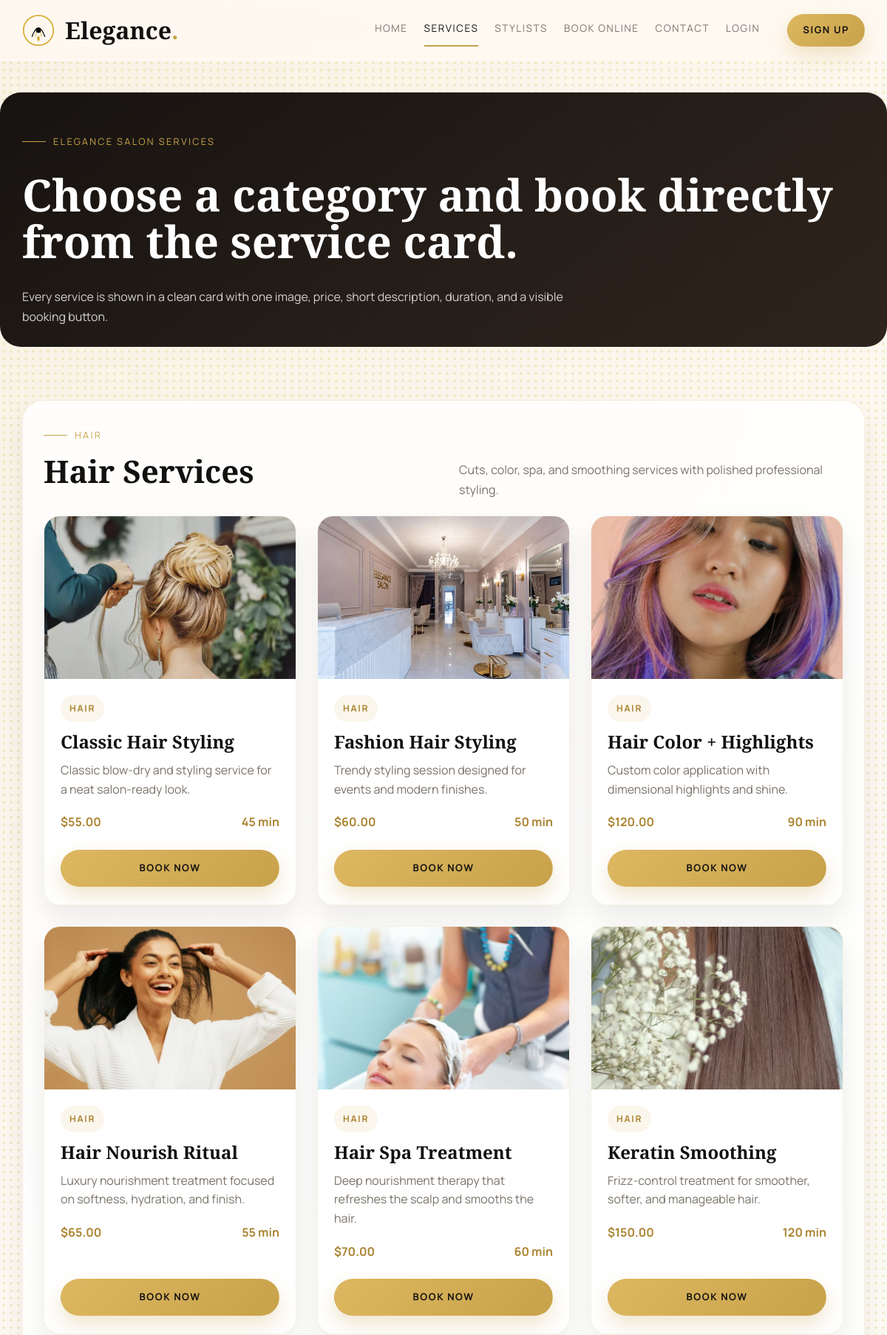
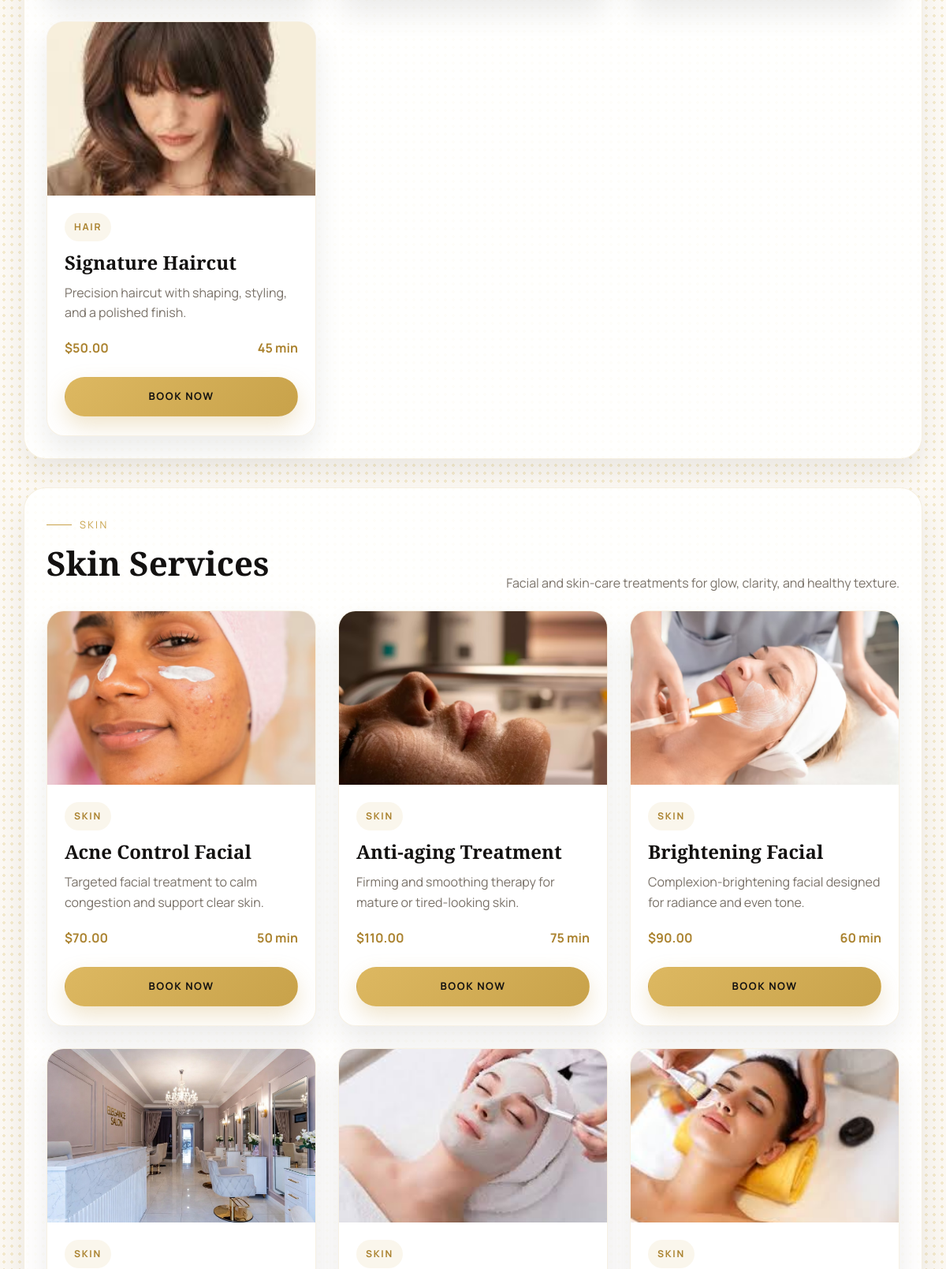
/services.php (upper part), run on the app's committed database (2 pictures, top to bottom).
### tables this page shows
CREATE TABLE IF NOT EXISTS `services` (
  `id` INT AUTO_INCREMENT PRIMARY KEY,
  `name` VARCHAR(100) NOT NULL,
  `description` TEXT,
  `duration` INT NOT NULL COMMENT 'duration in minutes',
  `price` DECIMAL(10,2) NOT NULL,
  `category` VARCHAR(100) DEFAULT 'Signature Care',
  `featured_image` VARCHAR(255) DEFAULT NULL
);

### services.php (the view, shortened to what this page needs)
<?php
require_once 'includes/db.php';
$services = $pdo->query("
    SELECT id, name, description, duration, price, category, featured_image
    FROM services
    ORDER BY FIELD(category, 'Hair', 'Skin', 'Bridal', 'Nails'), name ASC
")->fetchAll();
$imageBase = '/salon-management/assets/images/';
$imageDir = __DIR__ . '/assets/images/';
$defaultServiceImage = $imageBase . 'service-default.jpg';
$categoryDescriptions = [
    'Hair' => 'Cuts, color, spa, and smoothing services with polished professional styling.',
    'Skin' => 'Facial and skin-care treatments for glow, clarity, and healthy texture.',
    'Bridal' => 'Bridal and event makeup services for elegant special-occasion looks.',
    'Nails' => 'Manicure, pedicure, gel, and nail art services with clean finishing.',
];
$categoryOrder = ['Hair', 'Skin', 'Bridal', 'Nails'];
$servicesByCategory = [];
foreach ($services as $service) {
    $selectedImage = $defaultServiceImage;
    if (!empty($service['featured_image']) && is_file($imageDir . $service['featured_image'])) {
        $selectedImage = $imageBase . $service['featured_image'];
    }
    $service['image'] = $selectedImage;
    $service['description'] = trim((string) $service['description']) !== ''
        ? $service['description']
        : 'Professional salon service with quality care and a refined finish.';
    $servicesByCategory[$service['category']][] = $service;
}
include 'includes/header.php';
?>
<div id="services-page">
<section class="services-clean-hero">
    <div class="container">
        <div class="services-clean-hero-inner">
            <span class="eyebrow">Elegance Salon Services</span>
            <h1>Choose a category and book directly from the service card.</h1>
            <p>Every service is shown in a clean card with one image, price, short description, duration, and a visible booking button.</p>
        </div>
    </div>
</section>
<section class="services-clean-shell">
    <div class="container">
        <div class="services-clean-sections">
            <?php foreach ($categoryOrder as $category): ?>
                <section class="services-clean-category" data-service-category="<?php echo htmlspecialchars(strtolower($category)); ?>">
                    <div class="services-clean-category-head">
                        <div>
                            <span class="eyebrow"><?php echo htmlspecialchars($category); ?></span>
                            <h2><?php echo htmlspecialchars($category); ?> Services</h2>
                        </div>
                        <p><?php echo htmlspecialchars($categoryDescriptions[$category] ?? ''); ?></p>
                    </div>
                    <div class="services-clean-grid">
                        <?php foreach ($servicesByCategory[$category] as $service): ?>
                            <article class="services-clean-card">
                                <div class="services-clean-card-image">
                                    <img src="<?php echo htmlspecialchars($service['image']); ?>" alt="<?php echo htmlspecialchars($service['name']); ?>">
                                </div>
                                <div class="services-clean-card-body">
                                    <span class="services-clean-card-tag"><?php echo htmlspecialchars($service['category']); ?></span>
                                    <h3><?php echo htmlspecialchars($service['name']); ?></h3>
                                    <p><?php echo htmlspecialchars($service['description']); ?></p>
                                    <div class="services-clean-card-meta">
                                        <span>$<?php echo number_format((float) $service['price'], 2); ?></span>
                                        <span><?php echo (int) $service['duration']; ?> min</span>
                                    </div>
                                    <a href="/salon-management/appointments.php?service_id=<?php echo (int) $service['id']; ?>" class="btn btn-primary services-clean-card-btn">Book Now</a>
                                </div>
                            </article>
                        <?php endforeach; ?>
                    </div>
                </section>
            <?php endforeach; ?>
        </div>
    </div>
</section>
</div>
<?php include 'includes/footer.php'; ?>

### includes/header.php (shortened to what this page needs)
<?php
$base_url = '/salon-management';
$current_path = parse_url($_SERVER['REQUEST_URI'] ?? '', PHP_URL_PATH) ?: '';
function navIsActive(string $path): string {
    global $current_path;
    return str_ends_with($current_path, $path) ? 'active' : '';
}
?>
<!DOCTYPE html>
<html lang="en">
<head>
    <link rel="stylesheet" href="<?php echo $base_url; ?>/assets/css/style.css">
    <link rel="stylesheet" href="<?php echo $base_url; ?>/assets/css/animation.css">
    <link rel="stylesheet" href="<?php echo $base_url; ?>/assets/css/responsive.css">
</head>
<body>
<header class="header">
    <div class="container nav-container">
        <a href="<?php echo $base_url; ?>/index.php" class="logo-container">
            <span class="nav-brand">Elegance<span style="color:var(--color-primary);">.</span></span>
        </a>
        <nav class="nav-menu">
            <a href="<?php echo $base_url; ?>/index.php" class="nav-link <?php echo navIsActive('/index.php'); ?>">Home</a>
            <a href="<?php echo $base_url; ?>/services.php" class="nav-link <?php echo navIsActive('/services.php'); ?>">Services</a>
            <a href="<?php echo $base_url; ?>/stylists.php" class="nav-link <?php echo navIsActive('/stylists.php'); ?>">Stylists</a>
            <a href="<?php echo $base_url; ?>/appointments.php" class="nav-link <?php echo navIsActive('/appointments.php'); ?>">Book Online</a>
            <a href="<?php echo $base_url; ?>/contact.php" class="nav-link <?php echo navIsActive('/contact.php'); ?>">Contact</a>
            <?php if (isset($_SESSION['user_id'])): ?>
                <?php
                $role = currentUserRole();
                $dash_url = dashboardUrlForRole($role);
                ?>
                <a href="<?php echo $dash_url; ?>" class="nav-link">Dashboard (<?php echo ucfirst($role); ?>)</a>
                <a href="<?php echo $base_url; ?>/logout.php" class="nav-link text-gold" style="font-weight:600;">Logout</a>
            <?php else: ?>
                <a href="<?php echo $base_url; ?>/login.php" class="nav-link">Login</a>
                <a href="<?php echo $base_url; ?>/register.php" class="btn btn-primary" style="margin-left:15px; padding: 8px 20px;">Sign Up</a>
            <?php endif; ?>
        </nav>
    </div>
</header>
<main class="site-main">

### includes/footer.php (shortened to what this page needs)
</main>
</body>
</html>

### assets/css/animation.css (style rules this page uses)
body::before { content: ''; position: fixed; top: 0; left: 0; width: 100vw; height: 100vh; pointer-events: none; z-index: -1; }

### assets/css/responsive.css (style rules this page uses)
@media screen and (max-width: 1200px) { .container { width: min(95%, 1180px); } }
@media screen and (max-width: 1200px) { .services-clean-grid, .service-showcase-grid, .services-card-grid, .services-page-grid { grid-template-columns: repeat(2, minmax(0, 1fr)) !important; gap: 20px; } }
img { max-width: 100%; height: auto; }
button, .btn, .nav-link, .slot-btn, .service-filter-btn { min-height: 44px; }

### services.php (style rules this page uses)
#services-page { padding: 42px 0 72px; }
#services-page .services-clean-hero { padding: 56px 0 28px; background: linear-gradient(145deg, #171310 0%, #241d18 52%, #2f241d 100%); color: #fff; border-radius: 28px; margin-bottom: 28px; }
#services-page .services-clean-hero-inner { display: flex; flex-direction: column; gap: 14px; }
#services-page .services-clean-hero-inner p { max-width: 760px; color: rgba(255, 255, 255, 0.8); margin: 0; }
#services-page .services-clean-sections { display: grid; gap: 34px; }
#services-page .services-clean-category { display: block; }
#services-page .services-clean-category-head { display: flex; justify-content: space-between; align-items: end; gap: 20px; margin-bottom: 22px; }
#services-page .services-clean-category-head p { max-width: 520px; color: #7a7269; margin: 0; }
#services-page .services-clean-grid { display: grid; grid-template-columns: repeat(3, minmax(0, 1fr)); gap: 28px; align-items: stretch; }
#services-page .services-clean-card { display: flex; flex-direction: column; min-width: 0; height: 100%; background: #fff; border: 1px solid rgba(200, 162, 74, 0.16); border-radius: 22px; overflow: hidden; box-shadow: 0 18px 34px rgba(15, 11, 8, 0.08); transition: transform 0.28s ease, box-shadow 0.28s ease, border-color 0.28s ease; }
#services-page .services-clean-card-image { width: 100%; height: 220px; overflow: hidden; background: #efe7dd; }
#services-page .services-clean-card-image img { width: 100%; height: 100%; object-fit: cover; object-position: center; display: block; }
#services-page .services-clean-card-body { display: flex; flex-direction: column; gap: 14px; padding: 20px 20px 26px; flex: 1; }
#services-page .services-clean-card-tag { display: inline-flex; width: fit-content; padding: 8px 12px; border-radius: 999px; background: rgba(200, 162, 74, 0.1); color: #ab8330; font-size: 0.76rem; letter-spacing: 0.14em; text-transform: uppercase; font-weight: 700; }
#services-page .services-clean-card-body h3 { margin: 0; }
#services-page .services-clean-card-body p { margin: 0; color: #7a7269; line-height: 1.6; }
#services-page .services-clean-card-meta { display: flex; justify-content: space-between; align-items: center; gap: 12px; color: #ab8330; font-weight: 700; margin-bottom: 10px; }
#services-page .services-clean-card-btn { width: 100%; margin-top: auto; margin-bottom: 2px; }

### data on the page
services: shows a picture, category "HAIR", name "Classic Hair Styling", description "Classic blow-dry and styling service for a neat salon-ready look.", price "55.00", duration "45"
services: category "HAIR", name "Fashion Hair Styling", description "Trendy styling session designed for events and modern finishes.", price "60.00", duration "50"
services: shows a picture, category "HAIR", name "Hair Color + Highlights", description "Custom color application with dimensional highlights and shine.", price "120.00", duration "90"
services: shows a picture, category "HAIR", name "Hair Nourish Ritual", description "Luxury nourishment treatment focused on softness, hydration, and finish.", price "65.00", duration "55"
services: shows a picture, category "HAIR", name "Hair Spa Treatment", description "Deep nourishment therapy that refreshes the scalp and smooths the hair.", price "70.00", duration "60"
services: shows a picture, category "HAIR", name "Keratin Smoothing", description "Frizz-control treatment for smoother, softer, and manageable hair.", price "150.00", duration "120"
services: shows a picture, category "HAIR", name "Signature Haircut", description "Precision haircut with shaping, styling, and a polished finish.", price "50.00", duration "45"
services: shows a picture, category "SKIN", name "Acne Control Facial", description "Targeted facial treatment to calm congestion and support clear skin.", price "70.00", duration "50"
services: shows a picture, category "SKIN", name "Anti-aging Treatment", description "Firming and smoothing therapy for mature or tired-looking skin.", price "110.00", duration "75"
services: shows a picture, category "SKIN", name "Brightening Facial", description "Complexion-brightening facial designed for radiance and even tone.", price "90.00", duration "60"
services: category "SKIN"
services: shows a picture, category "SKIN"
services: shows a picture, category "SKIN"

### other printed values
$category "HAIR"
$category "Hair"
$categoryDescriptions[$category] "Cuts, color, spa, and smoothing services with polished professional styling."
$category "SKIN"
$category "Skin"
$categoryDescriptions[$category] "Facial and skin-care treatments for glow, clarity, and healthy texture."
